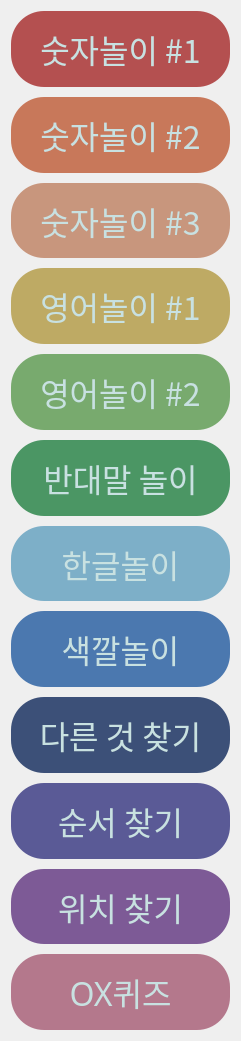
     <widget class="QWidget" name="verticalLayoutWidget">
      <property name="geometry">
       <rect>
        <x>10</x>
        <y>10</y>
        <width>241</width>
        <height>1041</height>
       </rect>
      </property>
      <layout class="QVBoxLayout" name="menus">
       <property name="spacing">
        <number>10</number>
       </property>
       <item>
        <widget class="QPushButton" name="numb1_menuBtn">
         <property name="sizePolicy">
          <sizepolicy hsizetype="Minimum" vsizetype="Expanding">
           <horstretch>0</horstretch>
           <verstretch>0</verstretch>
          </sizepolicy>
         </property>
         <property name="font">
          <font>
           <family>안동엄마까투리</family>
           <pointsize>24</pointsize>
          </font>
         </property>
         <property name="styleSheet">
          <string notr="true">background-color: rgb(180, 80, 80);
border:none;
border-radius:33px;
color: rgb(200, 225, 225);</string>
         </property>
         <property name="text">
          <string>숫자놀이 #1</string>
         </property>
        </widget>
       </item>
       <item>
        <widget class="QPushButton" name="numb2_menuBtn">
         <property name="sizePolicy">
          <sizepolicy hsizetype="Minimum" vsizetype="Expanding">
           <horstretch>0</horstretch>
           <verstretch>0</verstretch>
          </sizepolicy>
         </property>
         <property name="font">
          <font>
           <family>안동엄마까투리</family>
           <pointsize>24</pointsize>
          </font>
         </property>
         <property name="styleSheet">
          <string notr="true">background-color: rgb(200, 120, 90);
border:none;
border-radius:33px;
color: rgb(200, 225, 225);</string>
         </property>
         <property name="text">
          <string>숫자놀이 #2</string>
         </property>
        </widget>
       </item>
       <item>
        <widget class="QPushButton" name="numb3_menuBtn">
         <property name="sizePolicy">
          <sizepolicy hsizetype="Minimum" vsizetype="Expanding">
           <horstretch>0</horstretch>
           <verstretch>0</verstretch>
          </sizepolicy>
         </property>
         <property name="font">
          <font>
           <family>안동엄마까투리</family>
           <pointsize>24</pointsize>
          </font>
         </property>
         <property name="styleSheet">
          <string notr="true">background-color: rgb(200, 150, 125);
border:none;
border-radius:33px;
color: rgb(200, 225, 225);</string>
         </property>
         <property name="text">
          <string>숫자놀이 #3</string>
         </property>
        </widget>
       </item>
       <item>
        <widget class="QPushButton" name="eng1_menuBtn">
         <property name="sizePolicy">
          <sizepolicy hsizetype="Minimum" vsizetype="Expanding">
           <horstretch>0</horstretch>
           <verstretch>0</verstretch>
          </sizepolicy>
         </property>
         <property name="font">
          <font>
           <family>안동엄마까투리</family>
           <pointsize>24</pointsize>
          </font>
         </property>
         <property name="styleSheet">
          <string notr="true">background-color: rgb(190, 170, 100);
border:none;
border-radius:33px;
color: rgb(200, 225, 225);</string>
         </property>
         <property name="text">
          <string>영어놀이 #1</string>
         </property>
        </widget>
       </item>
       <item>
        <widget class="QPushButton" name="eng2_menuBtn">
         <property name="sizePolicy">
          <sizepolicy hsizetype="Minimum" vsizetype="Expanding">
           <horstretch>0</horstretch>
           <verstretch>0</verstretch>
          </sizepolicy>
         </property>
         <property name="font">
          <font>
           <family>안동엄마까투리</family>
           <pointsize>24</pointsize>
          </font>
         </property>
         <property name="styleSheet">
          <string notr="true">background-color: rgb(120, 170, 110);
border:none;
border-radius:33px;
color: rgb(200, 225, 225);</string>
         </property>
         <property name="text">
          <string>영어놀이 #2</string>
         </property>
        </widget>
       </item>
       <item>
        <widget class="QPushButton" name="opposites_menuBtn">
         <property name="sizePolicy">
          <sizepolicy hsizetype="Minimum" vsizetype="Expanding">
           <horstretch>0</horstretch>
           <verstretch>0</verstretch>
          </sizepolicy>
         </property>
         <property name="font">
          <font>
           <family>안동엄마까투리</family>
           <pointsize>24</pointsize>
          </font>
         </property>
         <property name="styleSheet">
          <string notr="true">background-color: rgb(75, 150, 100);
border:none;
border-radius:33px;
color: rgb(200, 225, 225);</string>
         </property>
         <property name="text">
          <string>반대말 놀이</string>
         </property>
        </widget>
       </item>
       <item>
        <widget class="QPushButton" name="kor_menuBtn">
         <property name="sizePolicy">
          <sizepolicy hsizetype="Minimum" vsizetype="Expanding">
           <horstretch>0</horstretch>
           <verstretch>0</verstretch>
          </sizepolicy>
         </property>
         <property name="font">
          <font>
           <family>안동엄마까투리</family>
           <pointsize>24</pointsize>
          </font>
         </property>
         <property name="styleSheet">
          <string notr="true">background-color: rgb(125, 175, 200);
border:none;
border-radius:33px;
color: rgb(200, 225, 225);</string>
         </property>
         <property name="text">
          <string>한글놀이</string>
         </property>
        </widget>
       </item>
       <item>
        <widget class="QPushButton" name="colors_menuBtn">
         <property name="sizePolicy">
          <sizepolicy hsizetype="Minimum" vsizetype="Expanding">
           <horstretch>0</horstretch>
           <verstretch>0</verstretch>
          </sizepolicy>
         </property>
         <property name="font">
          <font>
           <family>안동엄마까투리</family>
           <pointsize>24</pointsize>
          </font>
         </property>
         <property name="styleSheet">
          <string notr="true">background-color: rgb(75, 120, 175);
border:none;
border-radius:33px;
color: rgb(200, 225, 225);</string>
         </property>
         <property name="text">
          <string>색깔놀이</string>
         </property>
        </widget>
       </item>
       <item>
        <widget class="QPushButton" name="oddone_menuBtn">
         <property name="sizePolicy">
          <sizepolicy hsizetype="Minimum" vsizetype="Expanding">
           <horstretch>0</horstretch>
           <verstretch>0</verstretch>
          </sizepolicy>
         </property>
         <property name="font">
          <font>
           <family>안동엄마까투리</family>
           <pointsize>24</pointsize>
          </font>
         </property>
         <property name="styleSheet">
          <string notr="true">background-color: rgb(60, 80, 120);
border:none;
border-radius:33px;
color: rgb(200, 225, 225);</string>
         </property>
         <property name="text">
          <string>다른 것 찾기</string>
         </property>
        </widget>
       </item>
       <item>
        <widget class="QPushButton" name="patterns_menuBtn">
         <property name="sizePolicy">
          <sizepolicy hsizetype="Minimum" vsizetype="Expanding">
           <horstretch>0</horstretch>
           <verstretch>0</verstretch>
          </sizepolicy>
         </property>
         <property name="font">
          <font>
           <family>안동엄마까투리</family>
           <pointsize>24</pointsize>
          </font>
         </property>
         <property name="styleSheet">
          <string notr="true">background-color: rgb(90, 90, 150);
border:none;
border-radius:33px;
color: rgb(200, 225, 225);</string>
         </property>
         <property name="text">
          <string>순서 찾기</string>
         </property>
        </widget>
       </item>
       <item>
        <widget class="QPushButton" name="directions_menuBtn">
         <property name="sizePolicy">
          <sizepolicy hsizetype="Minimum" vsizetype="Expanding">
           <horstretch>0</horstretch>
           <verstretch>0</verstretch>
          </sizepolicy>
         </property>
         <property name="font">
          <font>
           <family>안동엄마까투리</family>
           <pointsize>24</pointsize>
          </font>
         </property>
         <property name="styleSheet">
          <string notr="true">background-color: rgb(125, 90, 150);
border:none;
border-radius:33px;
color: rgb(200, 225, 225);</string>
         </property>
         <property name="text">
          <string>위치 찾기</string>
         </property>
        </widget>
       </item>
       <item>
        <widget class="QPushButton" name="oxquiz_menuBtn">
         <property name="sizePolicy">
          <sizepolicy hsizetype="Minimum" vsizetype="Expanding">
           <horstretch>0</horstretch>
           <verstretch>0</verstretch>
          </sizepolicy>
         </property>
         <property name="font">
          <font>
           <family>안동엄마까투리</family>
           <pointsize>24</pointsize>
          </font>
         </property>
         <property name="styleSheet">
          <string notr="true">background-color: rgb(180, 120, 140);
border:none;
border-radius:33px;
color: rgb(200, 225, 225);</string>
         </property>
         <property name="text">
          <string>OX퀴즈</string>
         </property>
        </widget>
       </item>
      </layout>
     </widget>
